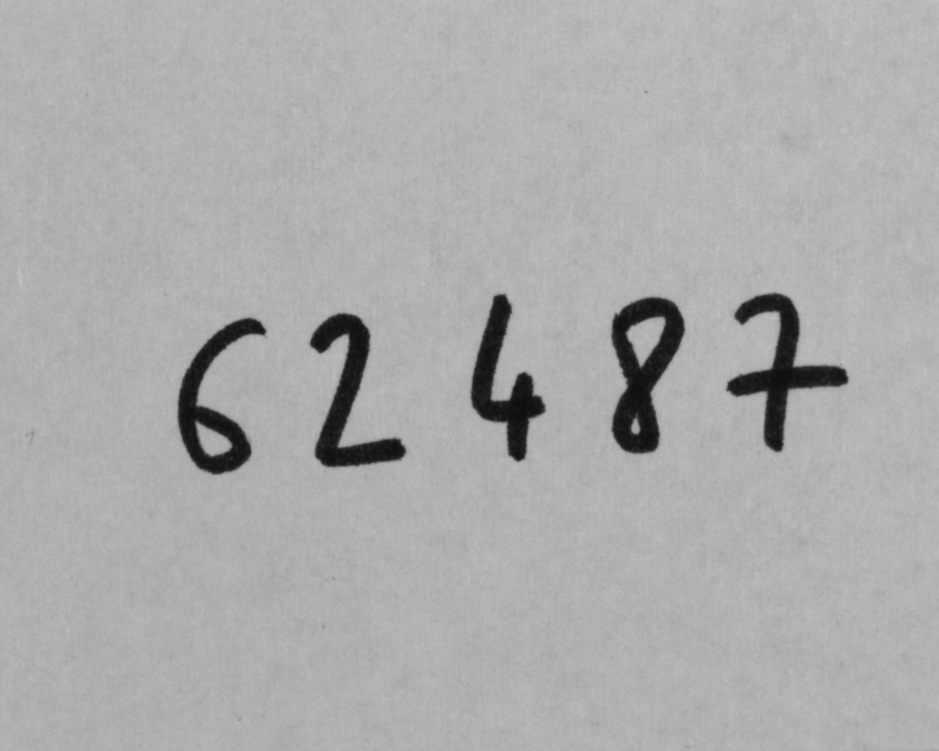
#> input picture code0 (2) (1) (3).tif, 939 x 751 px, shrunk from 1280 x 1024 before the run
$ jupyter execute TriPostal.ipynb
#> lines starting #> are read from the running program, lines starting #| are printed output that depends on the picture; after the words box and inside, x2 and y2 are one past the last pixel; in counts of white or black regions, pixels touching at a corner belong together
[cell 1]
import cv2 as cv
import matplotlib.pyplot as plt
import numpy as np
import matplotlib.pyplot as plt
from skimage.measure import label, regionprops
from skimage.color import label2rgb
from skimage.io import imread
from skimage.filters import threshold_otsu
import os
import gdown
import shutil

[cell 2]
# Charger l'image en couleur
image = cv.imread('./code0 (2) (1) (3).tif')  # Remplace 'image.jpg' par le chemin de ton image
#> image is the input picture: shape (751, 939, 3); min 13, max 198, mean 172.2
# Afficher l'image originale

plt.imshow(cv.cvtColor(image, cv.COLOR_BGR2RGB))
plt.title("Image originale")
plt.axis('off')
plt.show()

# Prétraitement

[cell 3]
# Convertir l'image en niveaux de gris
image_gris = cv.cvtColor(image, cv.COLOR_BGR2GRAY)

[cell 4]
# Afficher l'image en niveaux de gris
plt.imshow(image_gris, cmap='gray')
plt.title("Image en niveaux de gris")
plt.axis('off')
plt.show()

[cell 5]
plt.hist(image.ravel(), bins=256, range=(0, 256), color='black')
plt.title("Histogramme de l'image en niveaux de gris")
plt.xlabel("Intensité de pixel")
plt.ylabel("Nombre de pixels")
plt.show()
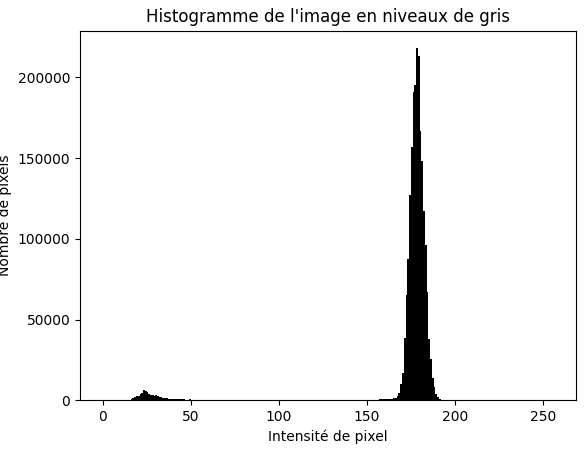
#> figure drawn by matplotlib, 1 panel; tallest bar 218115 high, from x = 178 to 179

"📊 L'histogramme montre que l'image est relativement claire, avec la plupart des pixels situés entre 150 et 200 🌤️. Quelques pixels noirs ⚫, entre 0 et 50, indiquent la présence de détails sombres, confirmant que l'image est globalement lumineuse avec certaines zones plus foncées. 🎯"

### Binarisation

[cell 6]
# Les pixels au-dessus du seuil seront noirs (0), et ceux en dessous seront blancs (255).
_,binary_image = cv.threshold(image, 100, 255, cv.THRESH_BINARY_INV)
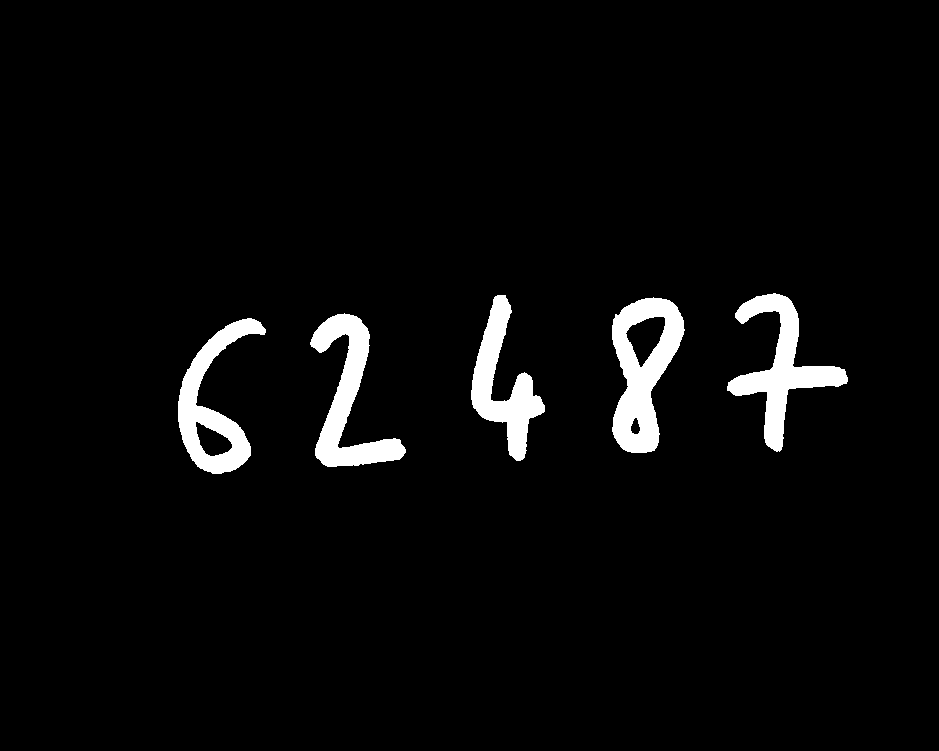
#> binary_image: shape (751, 939, 3); 3.8% white; 5 white regions, box (x1, y1, x2, y2) and area: (612, 297, 685, 453) 6148, (727, 293, 848, 452) 5634, (310, 313, 406, 467) 5320, (178, 318, 266, 474) 4922, (471, 295, 545, 461) 4707

[cell 7]
# Afficher l'image binarisée
plt.imshow(binary_image, cmap='gray')
plt.title("Image Binarisée (Chiffres en blanc, fond en noir)")
plt.axis('off')
plt.show()

# Traitement bas niveaux

[cell 8]
# Convertir l'image en niveaux de gris avant l'analyse des composantes connexes
gray_image = cv.cvtColor(binary_image, cv.COLOR_BGR2GRAY)

# Analyse des composantes connexes
num_labels, labeled_image = cv.connectedComponents(gray_image)
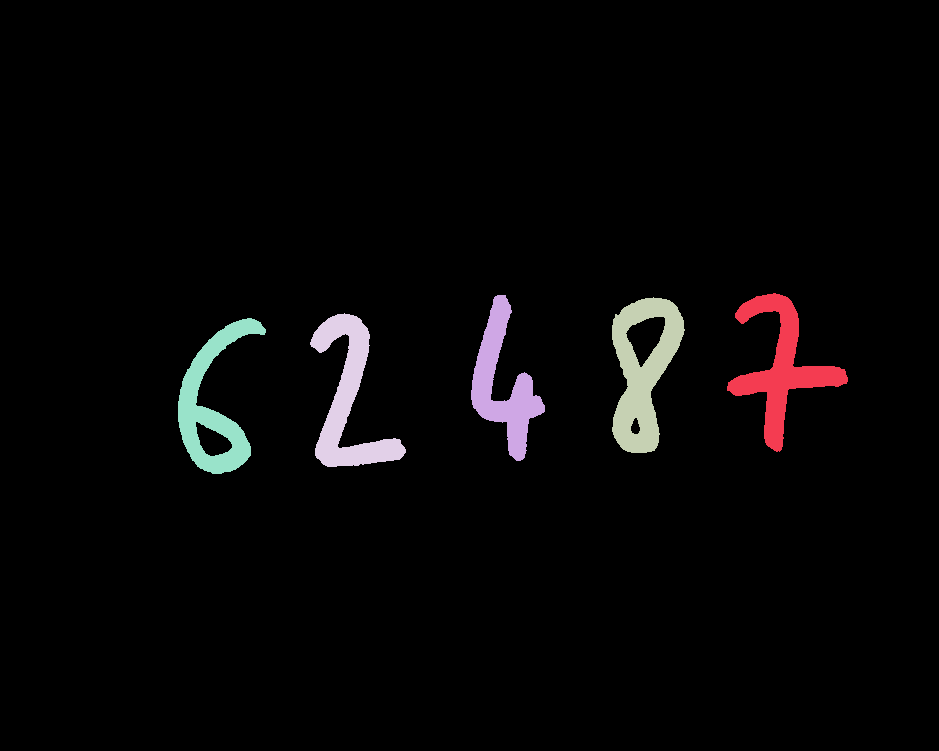
#> labeled_image: shape (751, 939) int32; 6 distinct labels, from 0 to 5; one colour per label, 0 black
#> num_labels = 6

print(f"Nombre de chiffres détectés : {num_labels - 1}")
#| Nombre de chiffres détectés : 5

# [5 lines of commented-out code are left out]

[cell 9]
# Préparer une liste pour stocker les chiffres découpés
chiffres_decoupes = []

# Parcourir les labels (en ignorant le label 0 correspondant au fond)
for label in range(1, num_labels):
    # Masque pour la région actuelle
    region_mask = (labeled_image == label).astype(np.uint8) * 255

    # Détecter le rectangle englobant
    x, y, w, h = cv.boundingRect(region_mask)

    # Découper la région correspondant au chiffre
    chiffre = binary_image[y:y+h, x:x+w]
    chiffres_decoupes.append(chiffre)

    # Dessiner le rectangle sur une copie de l'image originale (facultatif)
    cv.rectangle(image, (x, y), (x+w, y+h), (127), 1)
#> this loop made 5 passes
#> (x, y, w, h) on passes 1 to 5: (727, 293, 121, 159), (471, 295, 74, 166), (612, 297, 73, 156), (310, 313, 96, 154), (178, 318, 88, 156)
#> pass 1, `region_mask = (labeled_image == label).astype(np.uint8) * 255`:
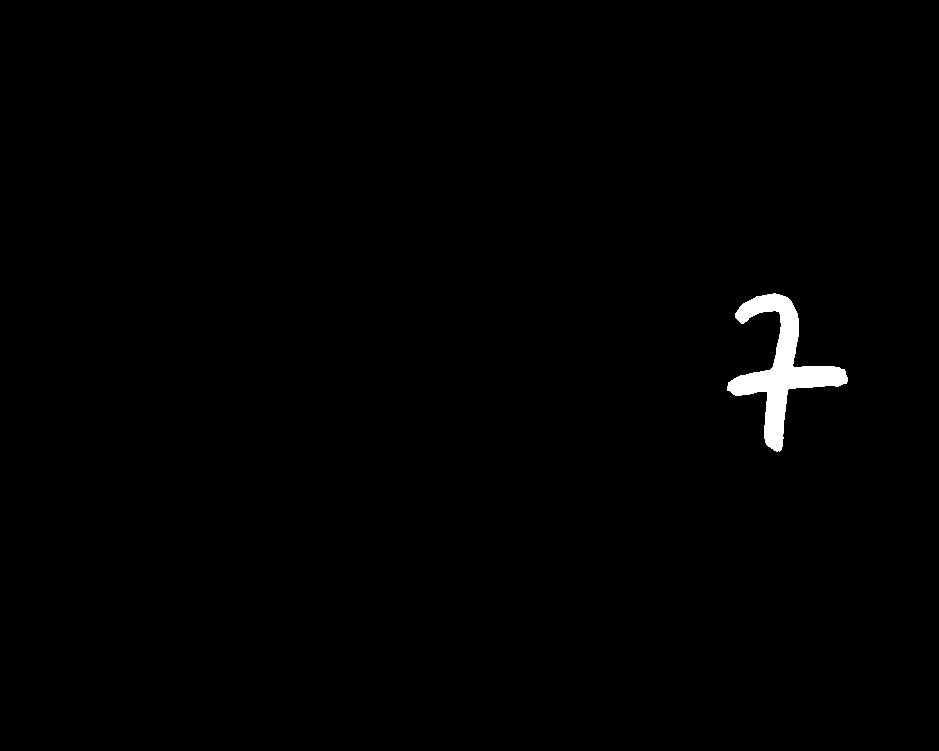
#> region_mask: shape (751, 939); 0.8% white; 1 white region, box (x1, y1, x2, y2) and area: (727, 293, 848, 452) 5634
#> pass 1, `chiffre = binary_image[y:y+h, x:x+w]`:
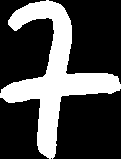
#> chiffre: shape (159, 121, 3); 29.3% white; 1 white region, box (x1, y1, x2, y2) and area: (0, 0, 121, 159) 5634
#> pass 2, `chiffre = binary_image[y:y+h, x:x+w]`:
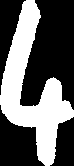
#> chiffre: shape (166, 74, 3); 38.3% white; 1 white region, box (x1, y1, x2, y2) and area: (0, 0, 74, 166) 4707
#> after the loop:
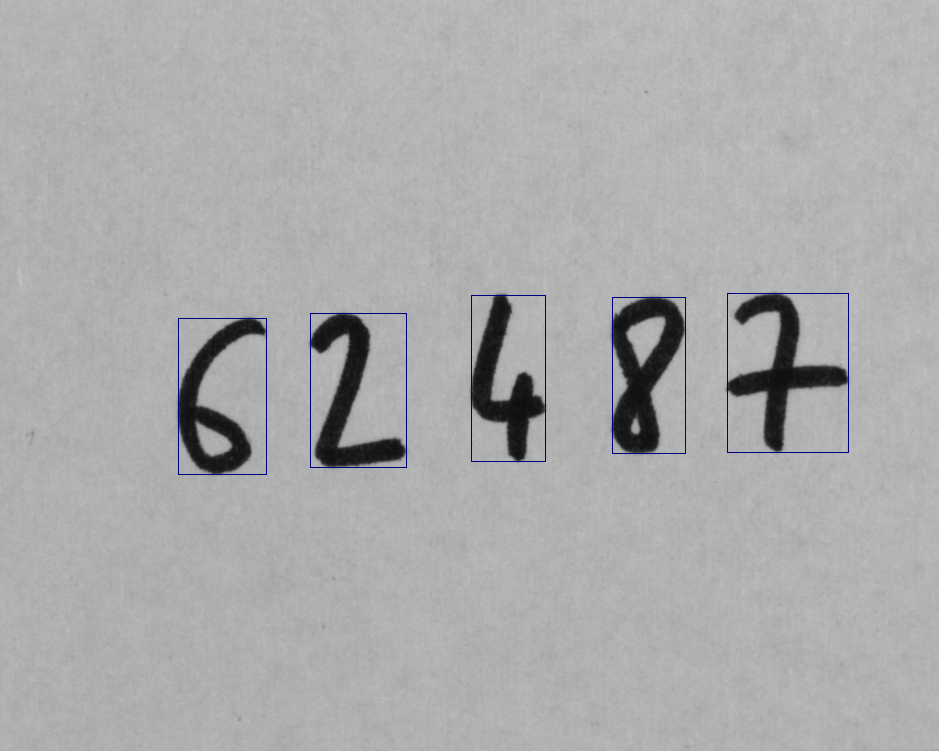
#> image: shape (751, 939, 3); 0.35% of pixels changed, all inside (x1, y1, x2, y2) = (178, 293, 849, 475)
#> after the loop:
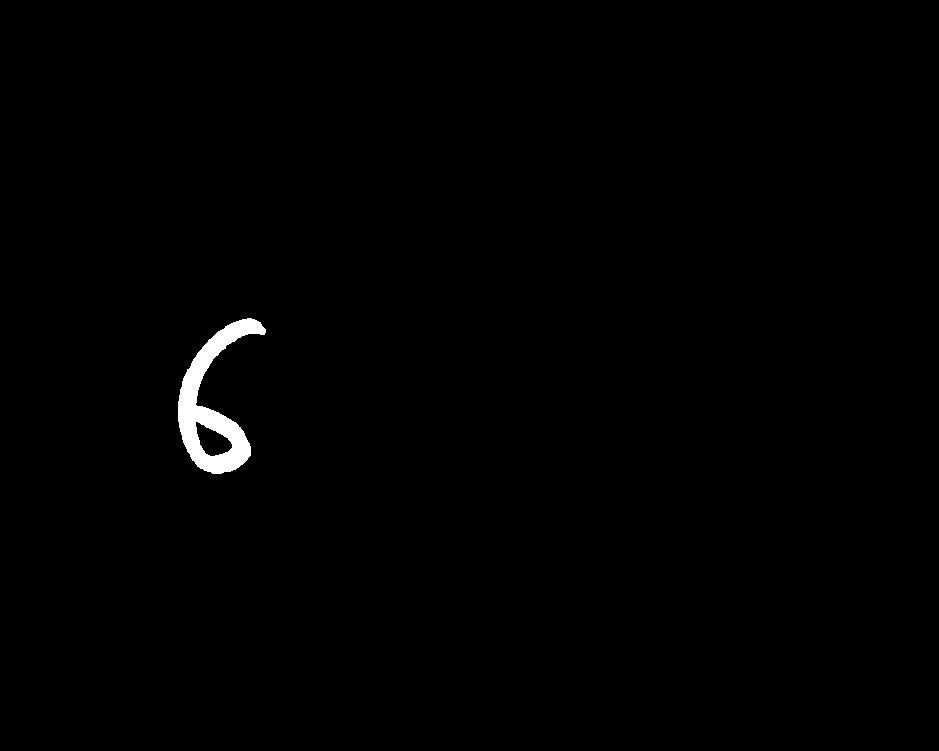
#> region_mask: shape (751, 939); 0.7% white; 1 white region, box (x1, y1, x2, y2) and area: (178, 318, 266, 474) 4922
#> after the loop, chiffres_decoupes = 5 items

# Afficher les chiffres découpés
plt.figure(figsize=(12, 8))
for i, chiffre in enumerate(chiffres_decoupes):
    plt.subplot(1, len(chiffres_decoupes), i+1)
    plt.imshow(chiffre, cmap='gray')
    plt.title(f'Chiffre {i+1}')
    plt.axis('off')
#> this loop made 5 passes

plt.tight_layout()
plt.show()
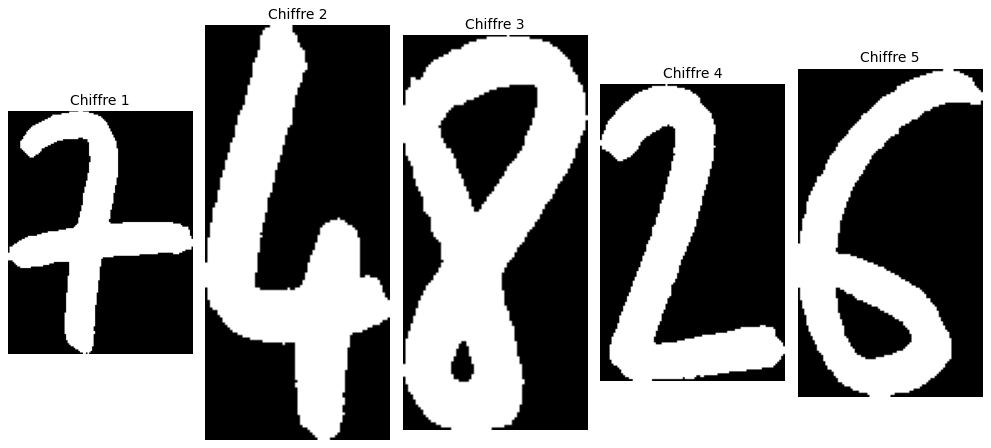
#> figure drawn by matplotlib, 5 panels

# Dilatation

[cell 10]
# Définir un élément structurant
kernel = cv.getStructuringElement(cv.MORPH_RECT, (5, 1))  # Ligne horizontale
#> kernel = [[1, 1, 1, 1, 1]]

# Appliquer la dilatation
dilated_image = cv.dilate(chiffres_decoupes[4], kernel, iterations=1)
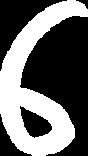
#> dilated_image: shape (156, 88, 3); 40.9% white; 1 white region, box (x1, y1, x2, y2) and area: (0, 0, 88, 156) 5619

plt.title("Image dilatée")
plt.imshow(dilated_image, cmap='gray')
plt.axis('off')
#> Out = (-0.5, 87.5, 155.5, -0.5)
